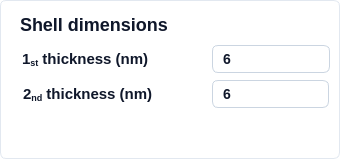
             <widget class="QFrame" name="pyqt5_frame_size_group">
              <property name="layoutDirection">
               <enum>Qt::LeftToRight</enum>
              </property>
              <property name="autoFillBackground">
               <bool>false</bool>
              </property>
              <property name="styleSheet">
               <string notr="true">box-sizing: border-box;
display: flex;
flex-direction: column;
align-items: flex-start;
gap: 25px;
background: #FFFFFF;
border: 1px solid #E2E8F0; /* slate/200 */
border-radius: 6px;</string>
              </property>
              <property name="frameShape">
               <enum>QFrame::StyledPanel</enum>
              </property>
              <property name="frameShadow">
               <enum>QFrame::Raised</enum>
              </property>
              <layout class="QVBoxLayout" name="verticalLayout_16">
               <property name="spacing">
                <number>6</number>
               </property>
               <property name="leftMargin">
                <number>9</number>
               </property>
               <property name="topMargin">
                <number>9</number>
               </property>
               <property name="rightMargin">
                <number>9</number>
               </property>
               <property name="bottomMargin">
                <number>9</number>
               </property>
               <item>
                <widget class="QLabel" name="label_24">
                 <property name="styleSheet">
                  <string notr="true"> 	border: none;
	color: #0F172A;  /* Text color */
    font-family: 'Segoe UI', sans-serif;  /* Font family */
    font-style: normal;  /* Font style */
    font-weight: 500;  /* Font weight */
    font-size: 18px;  /* Font size */
    line-height: 24px;  /* Line height */
    padding: 4px 5px;  /* Padding */</string>
                 </property>
                 <property name="text">
                  <string>Shell dimensions</string>
                 </property>
                </widget>
               </item>
               <item>
                <layout class="QHBoxLayout" name="horizontalLayout_29" stretch="5,3">
                 <property name="leftMargin">
                  <number>0</number>
                 </property>
                 <property name="topMargin">
                  <number>0</number>
                 </property>
                 <property name="rightMargin">
                  <number>0</number>
                 </property>
                 <property name="bottomMargin">
                  <number>0</number>
                 </property>
                 <item>
                  <widget class="QLabel" name="label_26">
                   <property name="styleSheet">
                    <string notr="true"> 	border: none;
	color: #0F172A;  /* Text color */
    font-family: 'Segoe UI', sans-serif;  /* Font family */
    font-style: normal;  /* Font style */
    font-weight: 500;  /* Font weight */
    font-size: 14px;  /* Font size */
    line-height: 24px;  /* Line height */
    padding: 4px 8px;  /* Padding */</string>
                   </property>
                   <property name="text">
                    <string>&lt;html&gt;&lt;head/&gt;&lt;body&gt;&lt;p&gt;&lt;span style=&quot; font-size:11pt;&quot;&gt;1&lt;/span&gt;&lt;span style=&quot; font-size:11pt; vertical-align:sub;&quot;&gt;st&lt;/span&gt;&lt;span style=&quot; font-size:11pt;&quot;&gt; thickness (nm)&lt;/span&gt;&lt;/p&gt;&lt;/body&gt;&lt;/html&gt;</string>
                   </property>
                  </widget>
                 </item>
                 <item>
                  <widget class="QLineEdit" name="pyqt5_entry_param_1st_shell_thick">
                   <property name="enabled">
                    <bool>true</bool>
                   </property>
                   <property name="maximumSize">
                    <size>
                     <width>200</width>
                     <height>16777215</height>
                    </size>
                   </property>
                   <property name="styleSheet">
                    <string notr="true">QLineEdit {
    background: #FFFFFF;  /* Default background */
    border: 1px solid #CBD5E1;  /* Default border */
    border-radius: 6px;  /* Rounded corners */
    color: #0F172A;  /* Text color */
    font-family: 'Segoe UI', sans-serif;  /* Font family */
    font-style: normal;  /* Font style */
    font-weight: 500;  /* Font weight */
    font-size: 14px;  /* Font size */
    line-height: 24px;  /* Line height */
    padding: 4px 8px;  /* Padding */
}

/* Disabled State */
QLineEdit:disabled {
    color: #D2D7DD;
    border: 1px solid #D2D7DD;
}
</string>
                   </property>
                   <property name="text">
                    <string>6</string>
                   </property>
                  </widget>
                 </item>
                </layout>
               </item>
               <item>
                <widget class="QFrame" name="pyqt5_frame_2nd_thick">
                 <property name="styleSheet">
                  <string notr="true">border:none;</string>
                 </property>
                 <layout class="QHBoxLayout" name="horizontalLayout_33" stretch="5,3">
                  <property name="leftMargin">
                   <number>1</number>
                  </property>
                  <property name="topMargin">
                   <number>1</number>
                  </property>
                  <property name="rightMargin">
                   <number>1</number>
                  </property>
                  <property name="bottomMargin">
                   <number>1</number>
                  </property>
                  <item>
                   <widget class="QLabel" name="label_33">
                    <property name="styleSheet">
                     <string notr="true"> 	border: none;
	color: #0F172A;  /* Text color */
    font-family: 'Segoe UI', sans-serif;  /* Font family */
    font-style: normal;  /* Font style */
    font-weight: 500;  /* Font weight */
    font-size: 14px;  /* Font size */
    line-height: 24px;  /* Line height */
    padding: 4px 8px;  /* Padding */</string>
                    </property>
                    <property name="text">
                     <string>&lt;html&gt;&lt;head/&gt;&lt;body&gt;&lt;p&gt;&lt;span style=&quot; font-size:11pt;&quot;&gt;2&lt;/span&gt;&lt;span style=&quot; font-size:11pt; vertical-align:sub;&quot;&gt;nd&lt;/span&gt;&lt;span style=&quot; font-size:11pt;&quot;&gt; thickness (nm)&lt;/span&gt;&lt;/p&gt;&lt;/body&gt;&lt;/html&gt;</string>
                    </property>
                   </widget>
                  </item>
                  <item>
                   <widget class="QLineEdit" name="pyqt5_entry_param_2nd_shell_thick">
                    <property name="enabled">
                     <bool>true</bool>
                    </property>
                    <property name="maximumSize">
                     <size>
                      <width>200</width>
                      <height>16777215</height>
                     </size>
                    </property>
                    <property name="styleSheet">
                     <string notr="true">QLineEdit {
    background: #FFFFFF;  /* Default background */
    border: 1px solid #CBD5E1;  /* Default border */
    border-radius: 6px;  /* Rounded corners */
    color: #0F172A;  /* Text color */
    font-family: 'Segoe UI', sans-serif;  /* Font family */
    font-style: normal;  /* Font style */
    font-weight: 500;  /* Font weight */
    font-size: 14px;  /* Font size */
    line-height: 24px;  /* Line height */
    padding: 4px 8px;  /* Padding */
}

/* Disabled State */
QLineEdit:disabled {
    color: #D2D7DD;
    border: 1px solid #D2D7DD;
}
</string>
                    </property>
                    <property name="text">
                     <string>6</string>
                    </property>
                   </widget>
                  </item>
                 </layout>
                </widget>
               </item>
               <item>
                <spacer name="verticalSpacer_7">
                 <property name="orientation">
                  <enum>Qt::Vertical</enum>
                 </property>
                 <property name="sizeHint" stdset="0">
                  <size>
                   <width>20</width>
                   <height>40</height>
                  </size>
                 </property>
                </spacer>
               </item>
              </layout>
             </widget>
